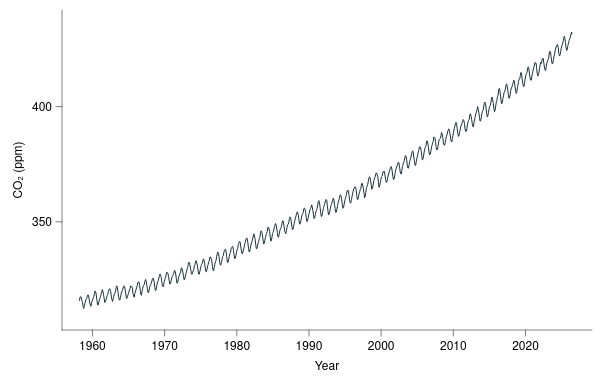

Source (Vega-Lite JSON):
### Vega-Lite specification from a JSON file in a GitHub repository (floating-point values rounded to 4 significant figures; data arrays with more than 128 entries replaced by an {"elided": "..."} marker saying what was removed)
{"background": null, "config": {"arc": {"fill": "#DBDBDB", "fillOpacity": 1.0, "innerRadius": 40.0, "padAngle": 0.03, "stroke": "black", "strokeOpacity": 1, "strokeWidth": 0.25}, "area": {"fill": "#DBDBDB", "fillOpacity": 1.0, "stroke": "black", "strokeOpacity": 1, "strokeWidth": 0.25}, "axis": {"domain": true, "domainCap": "round", "domainColor": "black", "domainWidth": 0.25, "grid": false, "gridCap": "round", "gridColor": "#F1F1F1", "gridDash": [0, 0], "gridOpacity": 1.0, "gridWidth": 0.25, "labelColor": "black", "labelFont": "Helvetica Neue, HelveticaNeue, Helvetica, Arial, sans-serif", "labelFontSize": 6, "labelFontStyle": "normal", "labelFontWeight": 400, "offset": 0, "ticks": true, "tickCap": "round", "tickColor": "black", "tickRound": false, "tickSize": 3, "tickWidth": 0.25, "titleColor": "black", "titleFont": "Helvetica Neue, HelveticaNeue, Helvetica, Arial, sans-serif", "titleFontSize": 6, "titleFontStyle": "normal", "titleFontWeight": 400}, "axisX": {"domain": true, "labelAlign": "center", "labelAngle": 0, "labels": true, "ticks": true, "translate": 0}, "axisY": {"domain": true, "labelAlign": "right", "labelAngle": 0, "labels": true, "ticks": true, "translate": 0}, "axisRight": {"domain": true, "labelAlign": "left", "labelAngle": 0, "labels": true, "ticks": true, "translate": 0}, "axisTop": {"domain": true, "labelAlign": "center", "labelAngle": 0, "labels": true, "ticks": true, "translate": 0}, "axisBand": {"tickOffset": 0}, "bar": {"fill": "#DBDBDB", "fillOpacity": 1.0, "stroke": "black", "strokeOpacity": 1, "strokeWidth": 0.25}, "boxplot": {"size": 14.4, "ticks": {"cornerRadius": 0.25, "fill": "black", "opacity": 1, "size": 7.2, "thickness": 0.25}, "box": {"fillOpacity": 1.0, "stroke": "black", "strokeOpacity": 1, "strokeWidth": 0.25}, "median": {"cornerRadius": 0, "fill": "black", "fillOpacity": 1.0, "opacity": 1, "size": 14.4, "thickness": 0.25}, "rule": {"fill": "black", "fillOpacity": 1.0, "size": 16.0, "stroke": "black", "strokeDash": [0, 0], "strokeOpacity": 1, "strokeWidth": 0.25}, "outliers": {"color": "black", "fill": "black", "fillOpacity": 1.0, "size": 0, "stroke": "black", "strokeOpacity": 1, "strokeWidth": 0.25}}, "circle": {"fill": "black", "fillOpacity": 1.0, "size": 2.0, "stroke": null, "strokeOpacity": 1, "strokeWidth": 0.25}, "errorband": {"band": {"fillOpacity": 0.6, "stroke": null, "strokeWidth": 0.25, "strokeOpacity": 1}, "borders": {"opacity": 0, "strokeOpacity": 1, "strokeWidth": 0.25}}, "errorbar": {"opacity": 1, "rule": {"strokeDash": [0, 0], "strokeWidth": 0.25}, "ticks": {"color": "black", "cornerRadius": 0.125, "opacity": 1, "size": 9.6, "thickness": 0.25}, "thickness": 0.25}, "font": "Helvetica Neue, HelveticaNeue, Helvetica, Arial, sans-serif", "geoshape": {"fill": "#DBDBDB", "fillOpacity": 1.0, "stroke": "black", "strokeOpacity": 1, "strokeWidth": 0.25}, "header": {"labelColor": "black", "labelFont": "Helvetica Neue, HelveticaNeue, Helvetica, Arial, sans-serif", "labelFontSize": 6, "labelFontStyle": "normal", "labelFontWeight": 400, "titleColor": "black", "titleFont": "Helvetica Neue, HelveticaNeue, Helvetica, Arial, sans-serif", "titleFontSize": 6, "titleFontStyle": "normal", "titleFontWeight": 400, "titlePadding": 0}, "legend": {"disable": false, "offset": 4.5, "titlePadding": 4, "labelOffset": 2, "gradientLabelOffset": 2, "columnPadding": 4, "rowPadding": 2, "gradientLength": 80.0, "gradientThickness": 8.0, "gradientOpacity": 1.0, "gradientStrokeColor": "black", "gradientStrokeWidth": 0.25, "labelColor": "black", "labelFont": "Helvetica Neue, HelveticaNeue, Helvetica, Arial, sans-serif", "labelFontSize": 6, "labelFontStyle": "normal", "labelFontWeight": 400, "strokeColor": "black", "strokeWidth": 0, "symbolSize": 36, "symbolStrokeColor": "black", "symbolStrokeWidth": 0.25, "titleColor": "black", "titleFont": "Helvetica Neue, HelveticaNeue, Helvetica, Arial, sans-serif", "titleFontSize": 6, "titleFontStyle": "normal", "titleFontWeight": 400}, "line": {"color": "black", "stroke": "black", "strokeCap": "butt", "strokeDash": [0, 0], "strokeOpacity": 1, "strokeWidth": 0.5}, "point": {"filled": true, "fill": "#DBDBDB", "fillOpacity": 1.0, "size": 8.0, "stroke": "black", "strokeOpacity": 1, "strokeWidth": 0.25}, "range": {"category": ["#B2B2B2", "#4A7CD3", "#008542", "#664CAF", "#509F98", "#636363", "#284F93", "#005226", "#382864", "#285753"], "diverging": {"scheme": ["#443E60", "#5F597E", "#7C759B", "#9994B6", "#B7B4CC", "#D6D5DC", "#F6F6F6", "#D1DAD9", "#A4C2BF", "#7AA9A4", "#578E89", "#37736E", "#1B5954"]}, "heatmap": {"scheme": ["#440154", "#472270", "#433E82", "#38598C", "#2C728E", "#238A8D", "#24A086", "#39B578", "#5DC862", "#96D646", "#CAE02D", "#FDE724"]}, "ordinal": {"scheme": ["#F1F1F1", "#DBDBDB", "#C6C6C6", "#B2B2B2", "#9D9D9D", "#898989", "#767676", "#636363", "#515151", "#404040", "#2F2F2F", "#1F1F1F"]}, "ramp": {"scheme": ["#440154", "#472270", "#433E82", "#38598C", "#2C728E", "#238A8D", "#24A086", "#39B578", "#5DC862", "#96D646", "#CAE02D", "#FDE724"]}}, "rule": {"color": "black", "stroke": "black", "strokeCap": "round", "strokeDash": [2, 2], "strokeOpacity": 1, "strokeWidth": 0.25}, "scale": {"barBandPaddingInner": 0.1, "rectBandPaddingInner": 0, "tickBandPaddingInner": 0.1, "bandPaddingOuter": 0.1, "bandWithNestedOffsetPaddingInner": 0.2, "bandWithNestedOffsetPaddingOuter": 0.2, "offsetBandPaddingInner": 0, "offsetBandPaddingOuter": 0, "continuousPadding": 8.0, "round": false}, "rect": {"fill": "#DBDBDB", "fillOpacity": 1.0, "stroke": "black", "strokeOpacity": 1, "strokeWidth": 0.25}, "square": {"fill": "#DBDBDB", "fillOpacity": 1.0, "size": 16.0, "stroke": "black", "strokeOpacity": 1, "strokeWidth": 0.25}, "text": {"color": "black", "font": "Helvetica Neue, HelveticaNeue, Helvetica, Arial, sans-serif", "fontSize": 6, "fontStyle": "normal", "fontWeight": 400}, "tick": {"color": "black", "cornerRadius": 0.125, "opacity": 1.0, "size": 14.4, "thickness": 0.25}, "title": {"anchor": "middle", "frame": "group", "color": "black", "font": "Helvetica Neue, HelveticaNeue, Helvetica, Arial, sans-serif", "fontSize": 6, "fontStyle": "normal", "fontWeight": 400, "subtitleColor": "black", "subtitleFont": "Helvetica Neue, HelveticaNeue, Helvetica, Arial, sans-serif", "subtitleFontSize": 6, "subtitleFontStyle": "normal", "subtitleFontWeight": 400}, "trail": {"color": "black", "opacity": 1, "size": 0.5}, "view": {"continuousWidth": 265, "continuousHeight": 160, "discreteWidth": 265, "discreteHeight": 160, "fill": null, "stroke": null, "strokeWidth": 0.25}}, "data": {"name": "data-d09b8b6b88d94b01a71a115fbf3ec98b"}, "mark": {"type": "line", "color": "#173137"}, "encoding": {"x": {"axis": {"format": "d"}, "field": "year", "scale": {"domain": [1958, 2027], "nice": false}, "title": "Year", "type": "quantitative"}, "y": {"field": "co2", "scale": {"domain": [310, 435], "nice": false}, "title": "CO₂ (ppm)", "type": "quantitative"}}, "$schema": "https://vega.github.io/schema/vega-lite/v6.4.1.json", "datasets": {"data-d09b8b6b88d94b01a71a115fbf3ec98b": {"elided": "820 records"}}}
